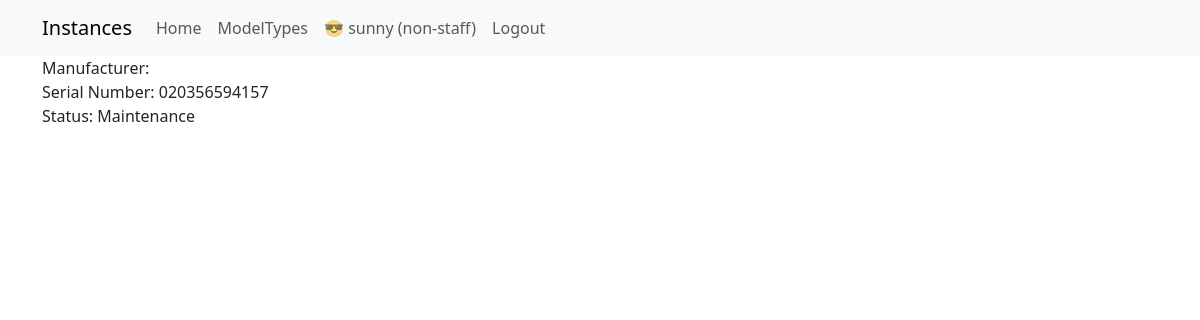
Before: /instance/020356594157/ (signed in) with the older database file.
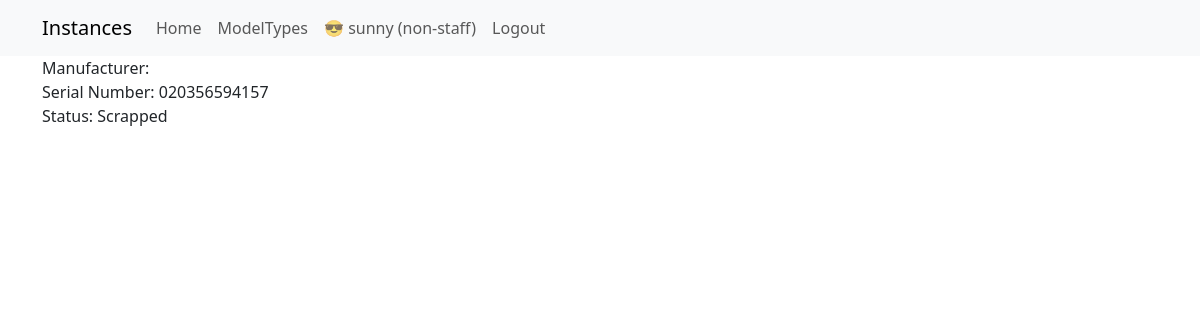
After: the same page with the newer database file.
### nanoassets/models.py (models this page shows, shortened)
class Instance(models.Model):
    serial_number = models.CharField(primary_key=True, max_length=20, help_text='enter serial #')
    model_type = models.ForeignKey("nanoassets.ModelType", verbose_name=_("Model / Type"), on_delete=models.SET_NULL, null=True, blank=True)
    owner = models.ForeignKey(User, verbose_name=_("Owner"), on_delete=models.SET_NULL, null=True, blank=True)
    INSTANCE_STATUS = (
        ('Available', 'Spare'),
        ('In use', 'in Use'),
        ('Maintenance', 'in Repair'),
        ('Disposal', 'Scrapped')
    )
    status = models.CharField(max_length=15, choices=INSTANCE_STATUS, default='Available', help_text='Asset availability')
    eol_date = models.DateField(null=True, blank=True)
    class Meta:
        ordering = ['model_type']

### nanoassets/views.py (the view)
# urls.py: path('instance/<pk>/', views.InstanceDetailView.as_view(), name='instance-detail'),
class InstanceDetailView(generic.DetailView):
    model = Instance

### nanoassets/templates/nanoassets/instance_detail.html
{% extends 'base.html' %}
{% block page_content %}
<div>Manufacturer: {{ instance.manufacturer }}</div>
<div>Serial Number: {{ instance.serial_number }}</div>
<div>Status: {{ instance.status }}</div>
{% endblock page_content %}

Changed rows visible on the page:
changed Instance id 020356594157: status "Maintenance" → "Scrapped"
